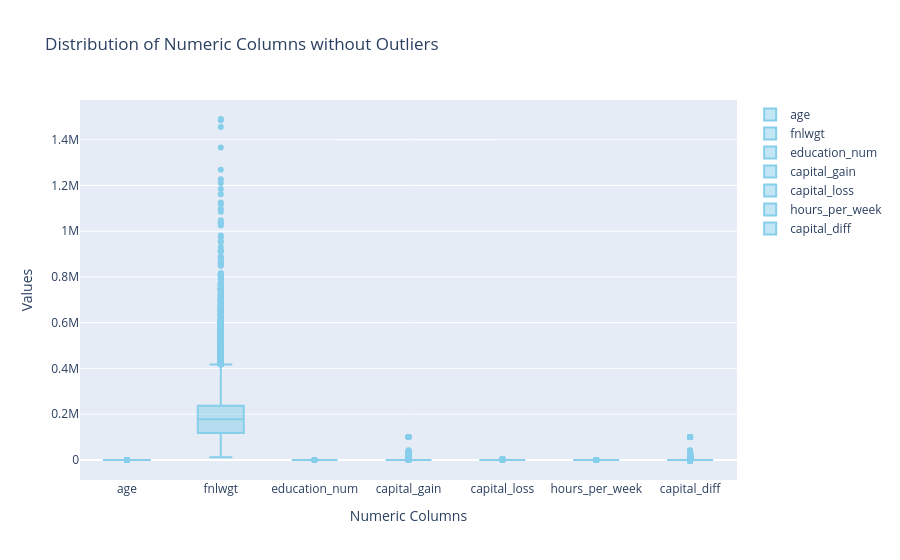

This figure's notebook cell:
### Code cell
# Initialize a figure
fig = go.Figure()

# Iterate over numeric columns in the DataFrame
for column in numeric_columns:
    fig.add_trace(go.Box(
        y=data[column],
        name=column,
        marker=dict(color='skyblue')
    ))

# Update layout with a title and axis labels
fig.update_layout(
    title='Distribution of Numeric Columns without Outliers',
    yaxis_title='Values',
    xaxis_title='Numeric Columns'
)

# Show the figure
fig.show()

### Figure 1 — Plotly figure (JSON) as saved in the notebook; plotly's stock layout.template omitted (floating-point values rounded to 4 significant figures; data arrays with more than 128 entries replaced by an {"elided": "..."} marker saying what was removed)
{"data": [{"marker": {"color": "skyblue"}, "name": "age", "type": "box", "y": {"elided": "48790 int values"}}, {"marker": {"color": "skyblue"}, "name": "fnlwgt", "type": "box", "y": {"elided": "48790 int values"}}, {"marker": {"color": "skyblue"}, "name": "education_num", "type": "box", "y": {"elided": "48790 int values"}}, {"marker": {"color": "skyblue"}, "name": "capital_gain", "type": "box", "y": {"elided": "48790 int values"}}, {"marker": {"color": "skyblue"}, "name": "capital_loss", "type": "box", "y": {"elided": "48790 int values"}}, {"marker": {"color": "skyblue"}, "name": "hours_per_week", "type": "box", "y": {"elided": "48790 int values"}}, {"marker": {"color": "skyblue"}, "name": "capital_diff", "type": "box", "y": {"elided": "48790 int values"}}], "layout": {"title": {"text": "Distribution of Numeric Columns without Outliers"}, "xaxis": {"title": {"text": "Numeric Columns"}}, "yaxis": {"title": {"text": "Values"}}}}
